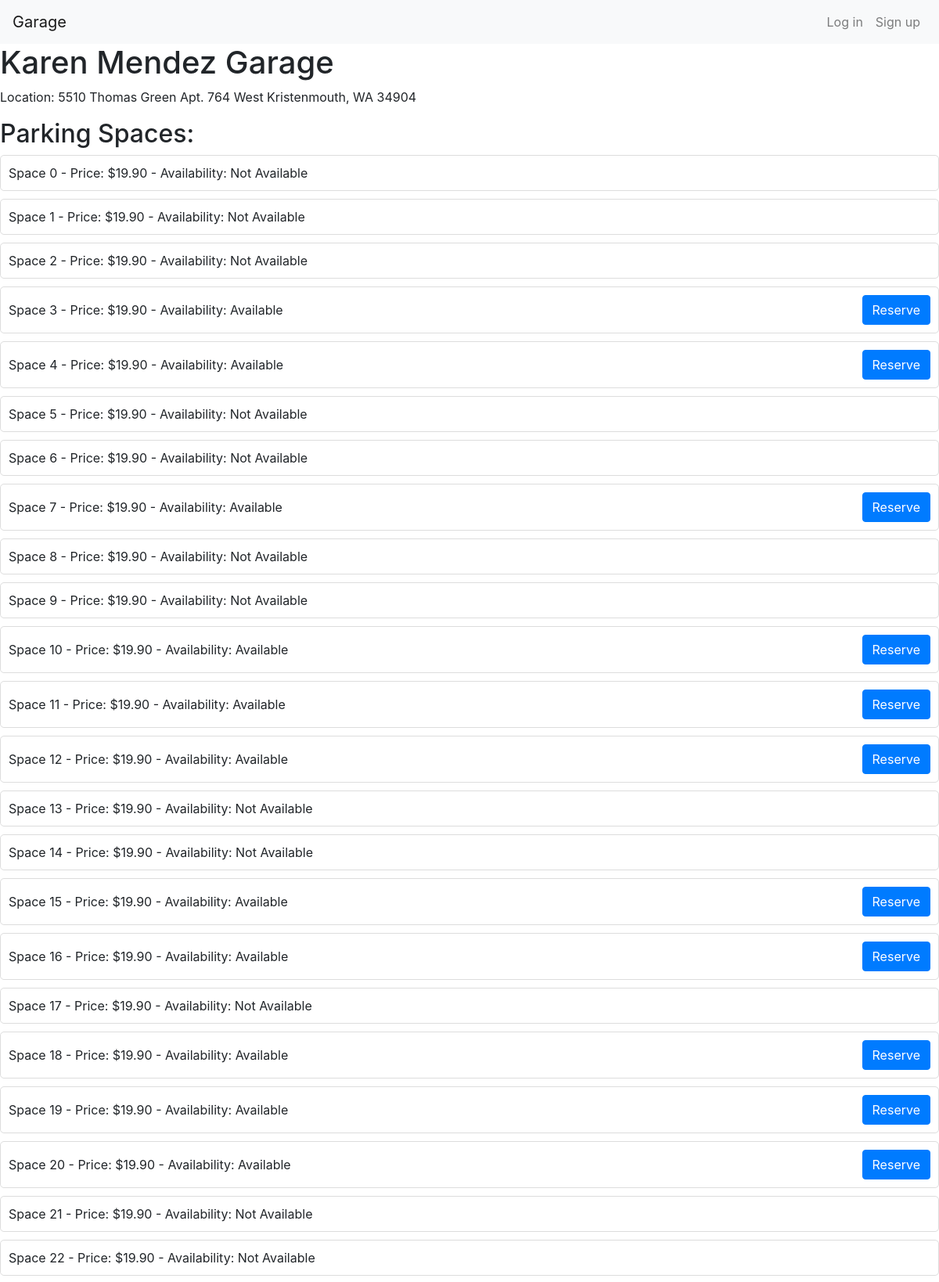
The app's page /garage/4 (upper part) with its own data.
### models.py (models this page shows)
class Garage(Base):
    __tablename__ = "garages"
    id = Column(Integer, primary_key=True)
    name = Column(String(50))
    location = Column(String(100))

class ParkingSpace(Base):
    __tablename__ = "parking_spaces"
    id = Column(Integer, primary_key=True)
    number = Column(Integer)
    price = Column(Integer)
    availability = Column(Boolean)
    garage_id = Column(Integer)

### app.py (the view)
@app.route("/garage/<int:garage_id>")
def garage_parking_spaces(garage_id):
    garage = Garages.getGarageById(garage_id)
    if garage is None:
        return "404", 404
    parking_spaces = Garages.getSpacesbyGarageID(garage_id)
    return render_template(
        "garage.html", garage=garage, parking_spaces=parking_spaces
    )

### models.py (called while the page is built)
    def getGarageById(id):
        garage_id = session.query(Garage).get(id)
        return garage_id

    def getSpacesbyGarageID(garage_id):
        spaces = session.query(ParkingSpace).filter_by(garage_id=garage_id).all()
        return spaces

### templates/garage.html (shortened to what this page needs)
<!DOCTYPE html>
<html lang="en">
<head>
    <link rel="stylesheet" href="https://maxcdn.bootstrapcdn.com/bootstrap/4.0.0/css/bootstrap.min.css">
</head>
<body>
    {% include "head.html" %}
    <h1>{{ garage.name }}</h1>
    <p>Location: {{ garage.location }}</p>
    <h2>Parking Spaces:</h2>
    <div>
        {% for space in parking_spaces %}
        <div class="parking-space">
            <span>Space {{ space.number }} - Price: ${{'{:,.2f}'.format(space.price)}} - Availability: {% if space.availability %}Available{% else %}Not Available{% endif %}</span>
            {% if space.availability %}
            <a href="/parking_space/{{ space.id }}" class="btn btn-primary btn-reserve">Reserve</a>
            {% endif %}
        </div>
        {% endfor %}
    </div>
</body>
</html>

### templates/garage.html (style rules this page uses)
.parking-space { margin-bottom: 10px; padding: 10px; border: 1px solid #ddd; border-radius: 5px; display: flex; justify-content: space-between; align-items: center; }
.parking-space .btn-reserve { margin-left: 10px; }

### records on screen
Garage: name "Karen Mendez Garage", location "5510 Thomas Green Apt. 764 West Kristenmouth, WA 34904"
ParkingSpace: number "0", price "19.90", availability "Not Available"
ParkingSpace: number "1", price "19.90", availability "Not Available"
ParkingSpace: number "2", price "19.90", availability "Not Available"
ParkingSpace: number "3", price "19.90", availability "Available"
ParkingSpace: number "4", price "19.90", availability "Available"
ParkingSpace: number "5", price "19.90", availability "Not Available"
ParkingSpace: number "6", price "19.90", availability "Not Available"
ParkingSpace: number "7", price "19.90", availability "Available"
ParkingSpace: number "8", price "19.90", availability "Not Available"
ParkingSpace: number "9", price "19.90", availability "Not Available"
ParkingSpace: number "10", price "19.90", availability "Available"
ParkingSpace: number "11", price "19.90", availability "Available"
ParkingSpace: number "12", price "19.90", availability "Available"
ParkingSpace: number "13", price "19.90", availability "Not Available"
ParkingSpace: number "14", price "19.90", availability "Not Available"
ParkingSpace: number "15", price "19.90", availability "Available"
ParkingSpace: number "16", price "19.90", availability "Available"
ParkingSpace: number "17", price "19.90", availability "Not Available"
ParkingSpace: number "18", price "19.90", availability "Available"
ParkingSpace: number "19", price "19.90", availability "Available"
ParkingSpace: number "20", price "19.90", availability "Available"
ParkingSpace: number "21", price "19.90", availability "Not Available"
ParkingSpace: number "22", price "19.90", availability "Not Available"
